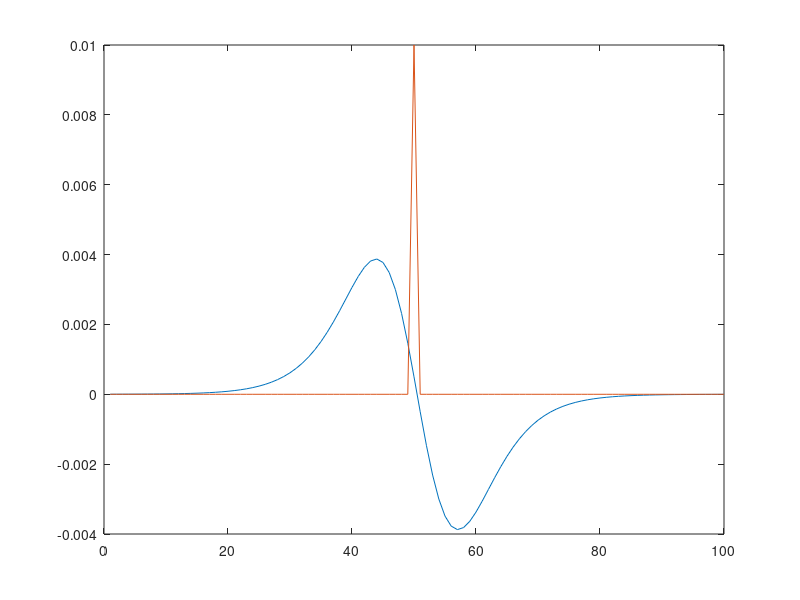

The MATLAB script that drew this image: (Note: this script raises an error after producing the figure.)
%% 1a Edge detection in 1D
% The derivative is highest at it's peak at the center of the 'edge' and lowest far from the
% edge, allowing this to act as an edge detector.
n = 100;
x=linspace(-5, 5, n);
sigmoid = sigmf(x, [2 0]);
grad = gradient(sigmoid);
plot(sigmoid)
hold on;
plot(grad)
hold off;

%% 1b
peaks = (circshift(grad,-1) <= grad) & (circshift(grad,1) < grad);
peaks(end) = 0;
peaks(1) = 0;
plot(grad)
hold on;
plot(peaks/10)
hold off;
%% 1c
xs = 2:n-1;
xpeaks = grad(1,xs-1) <= grad(1,xs) & grad(1,xs) > grad(1,xs+1);
isequal(peaks, [0,xpeaks,0])

%% 1d
% The zero value of the 2nd derivative indicates a local minimum/maximum in
% the 1st derivative, which is what we were trying to find in 1b and 1c.
g2 = gradient(grad);
plot(grad)
hold on;
plot(g2)
hold off;

%% 1e
% The new method provides the same result as from 1b. It indicates that the
% next value will contain the crossing (or simply reaching) zero in the 2nd derivative.

% current != 0 and either (next==0) or (next's sign != current's sign).
peaks2 = (g2 ~= 0) & (circshift(g2, -1) == 0) | ((circshift(g2,-1) > 0) ~= (g2 > 0));
peaks2(end) = 0;
peaks2(1) = 0;
plot(g2)
hold on;
plot(peaks2/100)
hold off;
isequal(peaks,peaks2)

%% 2a Edge detection in 2D
% These images convey an approximation of the edges in the x and y
% directions, respectively. Dark (negative) values represent a light->dark
% transition in the original image.
% Each image is related to the gradient in 1a, and should be (nearly)
% equivalent to twice the gradient in 1a for each row/column plus the gradient
% of the previous and next row/columns.
s_x = [-1,0,1;-2,0,2;-1,0,1]/8;
s_y = s_x';

paolina = im2double(imread('Paolina.tiff'));
subplot(1,2,1)
% Adding 0.5 to move range from -0.5:0.5 to 0:1.
d_x = conv2(paolina,s_x,'same');
d_y = conv2(paolina,s_y,'same');
imshow(0.5+d_x)
subplot(1,2,2)
imshow(0.5+d_y)

%% 2b
figure()
d=(d_x.^2 + d_y.^2).^0.5;
d = d >= mean(mean(d)); % Honestly, it was cleaner before this step...
% d = d/mean(mean(d))/2 % I'd probably do this instead, though I guess it isn't binary
imshow(d)

%% 2c
% This step thins the edges to be one pixel wide, which is vital for any
% sort of processing on them. Programmatically, it is just the union of the
% result of applying 1c to the image row by row, then column by column, and
% then getting the intersection of their union and the original edges.
% Processing on edges (e.g. object segmentation) works best when actually
% using single pixel edges instead of areas where it's unclear if it is
% in or out of the object.
im = d;
[m, n] = size(im);
xs = 2:n-1;
ys = 2:m-1;
xpeaks = im(ys,xs-1) <= im(ys,xs) & im(ys,xs) > im(ys,xs+1);
ypeaks = im(ys-1,xs) <= im(ys,xs) & im(ys,xs) > im(ys+1,xs);
im(ys,xs)= im(ys,xs) & ( xpeaks | ypeaks );
imshow(im);

%% 2d
% The logical 1 values indicate edges.
% This method gives a more contiguous line around the object, which makes
% it far more useful than using the Sobel detector.
% The gaussian removes the highest frequency noise in the image before the
% laplacian starts looking for high frequency changes to label as edges.

laplacian = edge(d, 'log');
imshow(laplacian);


%% 3a
% Very low thresholds give excellent results on this image.
circles = im2double(imread('Circles.tiff'));
subplot(2,1,1);
imshow(edge(circles,'sobel', 0.0001));
subplot(2,1,2);
imshow(edge(circles,'canny',0.0001));



%% 3b
% The noisy version of the circles requires much larger thresholds, and the
% sobel filter cannot detect any but the outermost circle no matter the
% threshold.
circles_noisy = imnoise(circles,'gaussian');
circles = im2double(imread('Circles.tiff'));
subplot(2,1,1);
imshow(edge(circles_noisy,'sobel', 0.18));
subplot(2,1,2);
imshow(edge(circles_noisy,'canny',0.25));

%% 3c
sigma = 4;
filtersize = 6*sigma;
blurred = imfilter(circles_noisy, fspecial('gaussian', filtersize, sigma), 'replicate');
subplot(2,1,1);
imshow(edge(blurred,'sobel', 0.005));
subplot(2,1,2);
sigma = 3;
filtersize = 6*sigma;
blurred = imfilter(circles_noisy, fspecial('gaussian', filtersize, sigma), 'replicate');
imshow(edge(blurred,'canny',0.19));


%% 4a Oriented Gabor Filters
%% 4a
% The bright line enhancer is the negative version of the dark line enhancer (e.g.
% bright + dark = 0), so by convolving by one of these, I can invert the
% result to get the result of the other. Similarly, for the edge enhancer,
% adding pi to theta reverses the sign.

% Some of the code is in `gaborfilter.m`.
sigma = 2; % Sigma 10 doesn't make interesting pictures....
aspect = 2;
wavelength =4*sigma;
ksize = 8*sigma*aspect;

%%
% Edge enhancers
figure()
phase = 0;
for i =1:4
    theta = i*3.1415926535/4; % Writing out pi seems to give better results
    gb = gaborfilter(theta, wavelength,phase,sigma,aspect);
    subplot(2,8,i);
    imshow(0.5+(gb)*0.5/max(max(abs(gb)))); % Who needs imagesc? Apparently not me... (I scaled it myself)
    subplot(2,8,i+4);
    imshow(0.5+(-gb)*0.5/max(max(abs(gb))));
end

for i =1:4
    theta = i*3.1415926535/4;
    gb = gaborfilter(theta, wavelength,phase,sigma,aspect);
    filtered = filter2(gb, paolina);
    subplot(2,8,8+i); imshow(0.5+filtered/2);
    subplot(2,8,8+i+4); imshow(0.5-filtered/2);
end
%%
% Bright/dark line enhancers
phase = 3.1415926/2;
for i =1:4
    theta = i*3.1415926535/4;
    gb = gaborfilter(theta, wavelength,phase,sigma,aspect);
    subplot(2,8,i);
    imshow(0.5+(gb)*0.5/max(max(abs(gb))));
    subplot(2,8,i+4);
    imshow(0.5+(-gb)*0.5/max(max(abs(gb))));
end

for i =1:4
    theta = i*3.1415926535/4;
    gb = gaborfilter(theta, wavelength,phase,sigma,aspect);
    filtered = filter2(gb, paolina);
    subplot(2,8,8+i); imshow(0.5+filtered/2);
    subplot(2,8,8+i+4); imshow(0.5-filtered/2);
end

%% 4b
figure()
theta = 5*3.1415926535/4;
phase=0*3.1415926535;
subplot(1,3,1);
imshow(0.5+filter2(gaborfilter(theta, wavelength,phase,sigma,aspect), paolina)/2);
title("Edge enhancement filter");

phase=0.5*3.1415926535;
subplot(1,3,2);
imshow(0.5+filter2(gaborfilter(theta, wavelength,phase,sigma,aspect), paolina)/2);
title("Bright line enhancement filter");

phase=1.5*3.1415926535;
subplot(1,3,3);
imshow(0.5+filter2(gaborfilter(theta, wavelength,phase,sigma,aspect), paolina)/2);
title("Dark line enhancement filter");

%%
figure()
theta = 5*3.1415926535/4;
phase=0*3.1415926535;
f1 = filter2(gaborfilter(theta, wavelength,phase,sigma,aspect), paolina);
theta = 3*3.14159265/4;
f2 = filter2(gaborfilter(theta, wavelength,phase,sigma,aspect),paolina);

imshow(0.5+(f1+f2)/4);
title("Average of edge enhancement filters");

%% 4c
% Gabor filters are similar to the 'simple' cells in the visual cortex
% - the receptive fields of the simple cells are (roughly) the same shape
% as gabor filters, to the point where there are even (plus or minus edge
% detectors) or odd (edge detectors), just like in these gabor filters.
% Multiple orientations of edges (instead of simply line detection) gives
% some information about the orientation of the object or texture - if
% there are a lot of lines going in the same direction, it tells you a lot
% about the material (e.g. is it straight or curly hair) which helps in object recognition.
%% 4d
% The gabor filter in the frequency domain is the convolution of its
% gaussian and sine waves (once converted into their own frequency domain
% representations).
% This means that it should look like two gaussians (gaussian's frequency
% domain equivalent is a gaussian, and the sine wave's frequency domain
% version is two delta functions, and the convolution of the two is two
% gaussians).
meshc(abs(fftshift(fft2(gaborfilter(theta, wavelength,phase,4,aspect)))));

%% Here is the problem more exhaustively demonstrated in 1D: (feel free to skip this part)

x = -10:.1:10;
norm = normpdf(x,0,2);
sine = sin(10*x);
gabor = norm.*sine; % 1D gabor filter

plot(gabor)
%%
% Ploting frequency domain versions of the functions that go into the gabor
% filter.
sine_f = fft(sine);
sine_f = sine_f/max(abs(sine_f));
norm_f = fft(norm);
plot(abs(fftshift(norm_f)));
hold on;
plot(abs(fftshift(sine_f)));
hold off;

%%
% Now showing that the convolution of the sine wave and gaussian in the
% frequency domain can be converted back into (nearly) the original gabor
% filter.
norm_f_convolved_with_sine_f = fftshift(conv((fftshift(norm_f)),(fftshift(sine_f)), 'same'));
plot(-real(ifft(norm_f_convolved_with_sine_f)));
hold on; plot(gabor); hold off;

%% 5 Stereo

leftscene = im2double(imread('Pentagon-Left.tiff'));
rightscene = im2double(imread('Pentagon-Right.tiff'));
halfpatchsize = 5;
maxdisp = 5;
disp = disparity(leftscene,rightscene, halfpatchsize, maxdisp);
%disp = abs(disp); % This helped for Scene-*.tif...

img = leftscene(halfpatchsize:end-halfpatchsize, halfpatchsize+maxdisp:end-(halfpatchsize+maxdisp));
disp_norm = (disp-min(min(disp))) / (max(max(disp))-min(min(disp)));
hsv = ones([size(disp),3]);
hsv(:,:,3) = disp_norm;
hsv(:,:,2) = img/10 + 0.1;
subplot(1,3,1);
imshow(hsv2rgb(hsv)); title("Displacement over hue from original image");
subplot(1,3,2);imshow(img); title("Original image (cropped)")
subplot(1,3,3);imagesc(disp); title("Displacement");

%%
figure()
loki = im2double(imread('Loki.tiff'));
halfpatchsize = 5;
maxdisp = 10;
disp = disparity(loki,loki, halfpatchsize, maxdisp);
imagesc(disp);
title("Making sure a single image doesn't have any disparity");


%%
% Both the pentagon and the scene have roughly correct planes - though I
% needed to adjust the patch size up to get Scene to have good (and
% smoother) segmentation.
leftscene = im2double(imread('Pentagon-Left.tiff'));
rightscene = im2double(imread('Pentagon-Right.tiff'));
disp = disparity(leftscene,rightscene, halfpatchsize, maxdisp);
imwrite(disp, 'Pentagon-disparity.png');


leftscene = im2double(imread('Scene-Left.tiff'));
rightscene = im2double(imread('Scene-Right.tiff'));
disp = disparity(leftscene,rightscene, 10, 10);
imwrite(disp, gray(20), 'Scene-disparity.png');
imagesc(disp);
